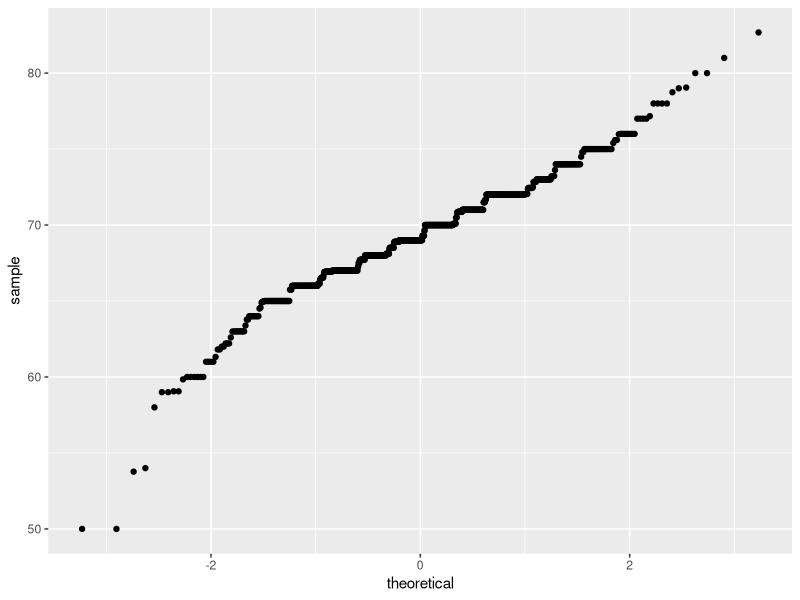

Here is the R script that generated this plot:
library(tidyverse)
library(dslabs)
data(heights)


p <- heights %>% filter(sex == "Male") %>%ggplot(aes(sample = height))+
  geom_qq()



# histogram with blue fill, black outline, labels and title
#p + geom_histogram(binwidth = 1, fill = "blue", col = "black") +
  #xlab("Male heights in inches") +
  #ggtitle("Histogram")

p
